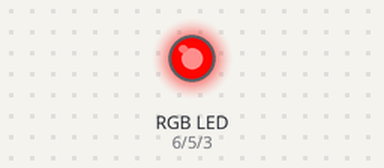
A sketch run on a simulated Arduino Uno, built with avr-gcc and run on an emulated ATmega328P. On the bench: an RGB LED mixed from three pins (HIGH = lit). Dim RGB values are drawn brighter than linear.

Above: at 0.05 s.
At 1.3 s:
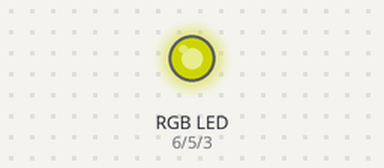
At 1.9 s:
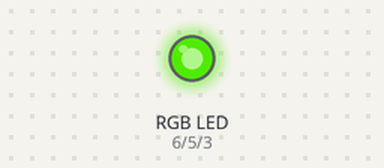
At 2.55 s:
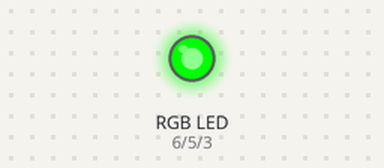
Timing chart, 0 to 5.9 s (numbered marks = the images above):
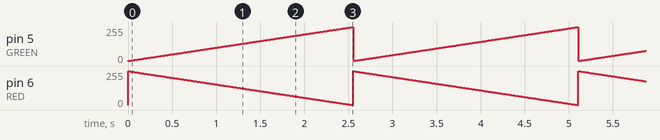

Measured:
- by itself, pin 5 (GREEN): ramps from 1/255 to 255/255 and jumps back, once every 2.6 s
- by itself, pin 6 (RED): ramps from 254/255 to 0/255 and jumps back, once every 2.6 s

The sketch:

01.RGB_LED_Refactor.ino
```cpp
#define BLUE 3
#define GREEN 5
#define RED 6
const int DELAY_TIME = 10;

struct colorStruct {
  int color;
  int value;
};

void setup() {
  pinMode(RED, OUTPUT);
  pinMode(GREEN, OUTPUT);
  pinMode(BLUE, OUTPUT);

  digitalWrite(RED, HIGH);
  digitalWrite(GREEN, LOW);
  digitalWrite(BLUE, LOW);
}

void changeColor(colorStruct offColor, colorStruct initialMaxColor, colorStruct initialMinColor) {
  initialMaxColor.value = 255;
  initialMinColor.value = 0;

  analogWrite(offColor.color, 0);
  analogWrite(initialMaxColor.color, initialMaxColor.value);
  analogWrite(initialMinColor.color, initialMinColor.value);

  for (int i = 0; i < 255; i++) {
    analogWrite(initialMaxColor.color, --initialMaxColor.value);
    analogWrite(initialMinColor.color, ++initialMinColor.value);
    delay(DELAY_TIME);
  }
}

void loop() {
  struct colorStruct offColor;
  struct colorStruct initialMaxColor;
  struct colorStruct initialMinColor;
  offColor.color = BLUE;
  initialMaxColor.color = RED;
  initialMinColor.color = GREEN;
  changeColor(offColor, initialMaxColor, initialMinColor);
}
```
